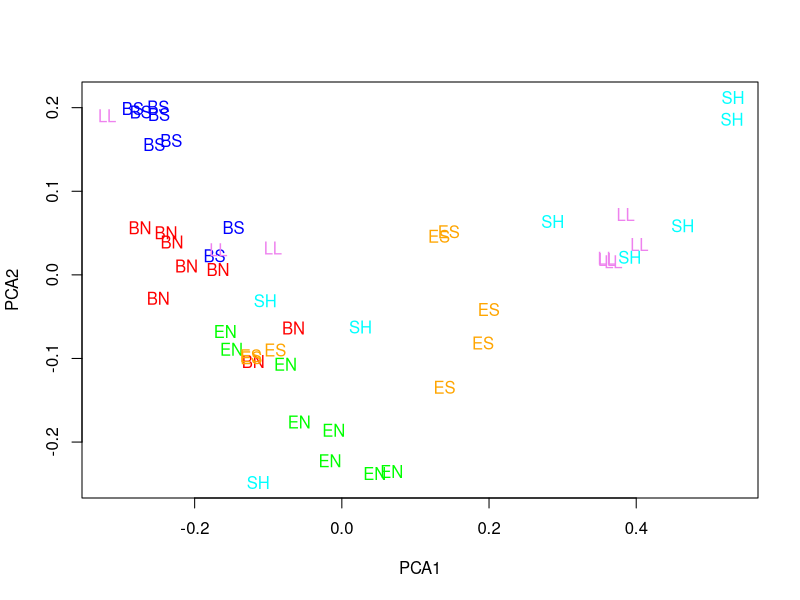
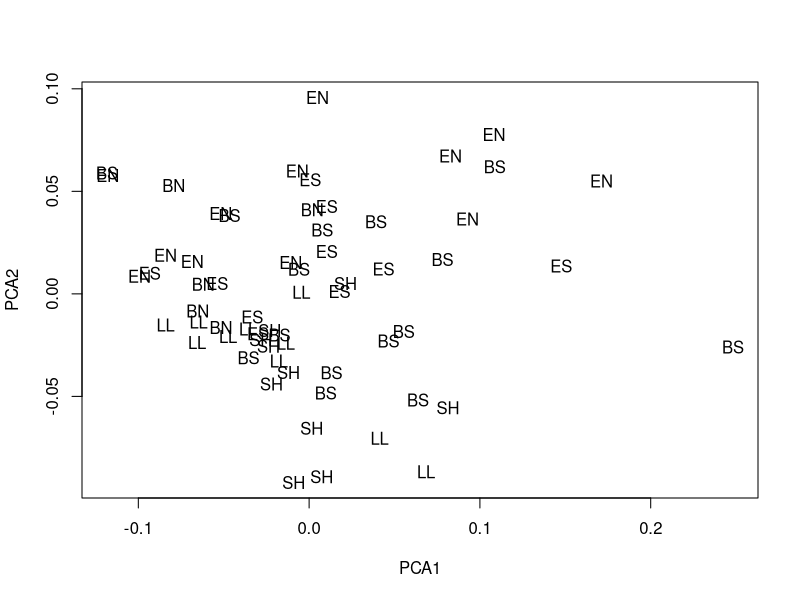
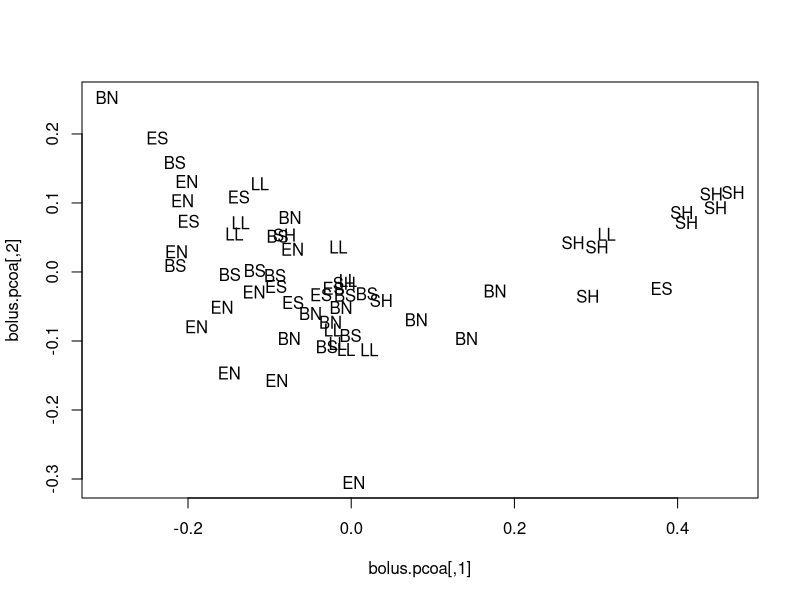

Here is the R script that generated these plots, in order: (Note: this script raises an error after producing the figures.)
#This script looks at the differences in tree swallow chick fatty acids across sites and makes comparisons to bolus fatty acids, bug FAs, and seston FAs - script looks at seasonal trends in PUFAs in the seston, in the bugs and in birds.  Also does NMDS to see if bugs, primary production, and birds all have similar FA profiles
#PTK 24 May 2014

library(vegan)

#load all fatty acid data
#load TS chick FA data
setwd('~/bugEmergenceProject')
chick.fa<-read.csv('tsFAs.csv')

#load bolus FAs
bolus.fa<-read.csv('bolusFAs.csv')

#load bug FAs
bug.fa<-read.csv('bugFAs_ug_mg.csv')

#load seston FAs
ses.fa<-read.csv('SES63_FAs.csv')

#load chick growth data
chickGrowth<-read.csv('chickGrowth_25Nov2013.csv')

#pcoa with seston data
#This looks at how the FA profiles across all sites and time points are different from each other
ses<-ses.fa[,6:52]
ses<-as.matrix(ses)

ses.dist<-vegdist(ses,method='bray')
ses.pcoa<-cmdscale(ses.dist)

plot(ses.pcoa,pch=19,cex=0,xlab='PCA1',ylab='PCA2',col=c(rep('red',8),rep('blue',8),rep('green',8),rep('orange',8),rep('violet',8),rep('cyan',8)))
text(ses.pcoa[,1],ses.pcoa[,2],ses.fa[,2],col=c(rep('red',8),rep('blue',8),rep('green',8),rep('orange',8),rep('violet',8),rep('cyan',8))) #It looks like there is strong grouping by river (ILR v UMR v Em.)

anosim(ses.dist,grouping=ses.fa[,2]) #sig. = 0.001

#Now try this with bird FA data
chickFA<-chick.fa[,as.numeric(c(17:63))]
chickFA<-as.matrix(chickFA)

chick.dist<-vegdist(chickFA,method='bray')
chick.pcoa<-cmdscale(chick.dist)

plot(chick.pcoa,cex=0,xlab='PCA1',ylab='PCA2') #No real grouping by site
text(chick.pcoa[,1],chick.pcoa[,2],chick.fa$Site_Abbrev)

summary(anosim(chick.dist,grouping=chick.fa$Site_Abbrev)) #significance = 0.001

#PCA with bolus data
bolusFA<-as.matrix(bolus.fa[,6:48])

bolus.dist<-vegdist(bolusFA)
bolus.pcoa<-cmdscale(bolus.dist)

plot(bolus.pcoa,cex=0)
text(bolus.pcoa[,1],bolus.pcoa[,2],bolus.fa$Site_Abbrev)

#Compare chick growth to fatty acids in bolus as well as in livers and seston FA concentration
#calculate averages for pufa, omega 3, epa, dha
#First, calculate average chick growth by site
chick.growth<-tapply(chickGrowth$Growth..g.d.,chickGrowth$Site_Abreviation,mean,na.rm=T)[-1] #calculate mean chick growth

#calculate average PUFA, epa, w3, and dha for bolus
avgBolus.pufa<-tapply(bolus.fa$PUFA,bolus.fa$Site_Abbrev,mean,na.rm=T)
seBolus.pufa<-tapply(bolus.fa$PUFA,bolus.fa$Site_Abbrev,std.error,na.rm=T)
avgBolus.epa<-tapply(bolus.fa$C22_5n3c,bolus.fa$Site_Abbrev,mean,na.rm=T)
seBolus.epa<-tapply(bolus.fa$C22_5n3c,bolus.fa$Site_Abbrev,std.error,na.rm=T)
avgBolus.w3<-tapply(bolus.fa$Omega3,bolus.fa$Site_Abbrev,mean,na.rm=T)
seBolus.w3<-tapply(bolus.fa$Omega3,bolus.fa$Site_Abbrev,std.error,na.rm=T)
avgBolus.dha<-tapply(bolus.fa$C22_6n3,bolus.fa$Site_Abbrev,mean,na.rm=T)
seBolus.dha<-tapply(bolus.fa$C22_6n3,bolus.fa$Site_Abbrev,std.error,na.rm=T)
plot(avgBolus.pufa,chick.growth)
summary(lm(chick.growth~avgBolus.pufa)) #r2=0.89 p=0.007

#do the same for TS chicks
avgChick.pufa<-tapply(chick.fa$PUFA,chick.fa$Site_Abbrev,mean,na.rm=T)
seChick.pufa<-tapply(chick.fa$PUFA,chick.fa$Site_Abbrev,std.error,na.rm=T)
avgChick.epa<-tapply(chick.fa$C22_5n3c,chick.fa$Site_Abbrev,mean,na.rm=T)
seChick.epa<-tapply(chick.fa$C22_5n3c,chick.fa$Site_Abbrev,std.error,na.rm=T)
avgChick.w3<-tapply(chick.fa$Omega3,chick.fa$Site_Abbrev,mean,na.rm=T)
seChick.w3<-tapply(chick.fa$Omega3,chick.fa$Site_Abbrev,std.error,na.rm=T)
avgChick.dha<-tapply(chick.fa$C22_6n3,chick.fa$Site_Abbrev,mean,na.rm=T)
seChick.dha<-tapply(chick.fa$C22_6n3,chick.fa$Site_Abbrev,std.error,na.rm=T)
plot(avgChick.pufa,chick.growth) #no relationship

#do the same for seston
avgSes.pufa<-tapply(ses.fa$PUFA,ses.fa$Site_Abbrev,mean,na.rm=T)
seSes.pufa<-tapply(ses.fa$PUFA,ses.fa$Site_Abbrev,std.error,na.rm=T)
avgSes.epa<-tapply(ses.fa$C22_5n3c,ses.fa$Site_Abbrev,mean,na.rm=T)
seSes.epa<-tapply(ses.fa$C22_5n3c,ses.fa$Site_Abbrev,std.error,na.rm=T)
avgSes.w3<-tapply(ses.fa$Omega3,ses.fa$Site_Abbrev,mean,na.rm=T)
seSes.w3<-tapply(ses.fa$Omega3,ses.fa$Site_Abbrev,std.error,na.rm=T)
avgSes.dha<-tapply(ses.fa$C22_6n3,ses.fa$Site_Abbrev,mean,na.rm=T)
seSes.dha<-tapply(ses.fa$C22_6n3,ses.fa$Site_Abbrev,std.error,na.rm=T)
plot(avgSes.pufa,chick.growth)
summary(lm(chick.growth~avgSes.pufa)) #r2=0.43 p=0.154 slope = -0.0088

#Story so far -> chick growth influenced strongly by PUFA availability, but PUFA availability in aquatic primary production or seston does not seem to be a driver of that availability in forgaing.  PUFAs in the diet moreso a function of the taxonomic composition of the prey, and the availaility of "high PUFA" taxa compared to lower PUFA taxa (i.e. mainly brachyceran diptera) - therefore fatty acid characteristics of a subsidy appear to be vitally important for tree swallow nestling growth.

#makes bar graphs of average PUFA, EPA, DHA, ALA, ARA, and LIN for seston, boli, and birds

#Barplot of comparisons among seston, bolus, and bird fatty acids
#start with PUFAs
pufa.table<-data.frame(avgSes.pufa,avgBolus.pufa,avgChick.pufa)
pufa.table<-t(pufa.table)
se.pufa.table<-data.frame(seSes.pufa,seBolus.pufa,seChick.pufa)
se.pufa.table<-t(se.pufa.table)
w3.table<-data.frame(avgSes.w3,avgBolus.w3,avgChick.w3)
w3.table<-t(w3.table)
se.w3.table<-data.frame(seSes.w3,seBolus.w3,seChick.w3)
se.w3.table<-t(se.w3.table)
epa.table<-data.frame(avgSes.epa,avgBolus.epa,avgChick.epa)
epa.table<-t(epa.table)
se.epa.table<-data.frame(seSes.epa,seBolus.epa,seChick.epa)
se.epa.table<-t(se.epa.table)
dha.table<-data.frame(avgSes.dha,avgBolus.dha,avgChick.dha)
dha.table<-t(dha.table)
se.dha.table<-data.frame(seSes.dha,seBolus.dha,seChick.dha)
se.dha.table<-t(se.dha.table)

par(mfrow=c(2,2))
table=epa.table
se.table=se.epa.table
barplot(table,beside=T,ylim=c(0,max(se.table+table)),main='EPA') 
error.bar(1.5,table[1,1],upper=se.table[1,1],lower=0)
error.bar(2.5,table[2,1],upper=se.table[2,1],lower=0)
error.bar(3.5,table[3,1],upper=se.table[3,1],lower=0)
error.bar(5.5,table[1,2],upper=se.table[1,2],lower=0)
error.bar(6.5,table[2,2],upper=se.table[2,2],lower=0)
error.bar(7.5,table[3,2],upper=se.table[3,2],lower=0)
error.bar(9.5,table[1,3],upper=se.table[1,3],lower=0)
error.bar(10.5,table[2,3],upper=se.table[2,3],lower=0)
error.bar(11.5,table[3,3],upper=se.table[3,3],lower=0)
error.bar(13.5,table[1,4],upper=se.table[1,4],lower=0)
error.bar(14.5,table[2,4],upper=se.table[2,4],lower=0)
error.bar(15.5,table[3,4],upper=se.table[3,4],lower=0)
error.bar(17.5,table[1,5],upper=se.table[1,5],lower=0)
error.bar(18.5,table[2,5],upper=se.table[2,5],lower=0)
error.bar(19.5,table[3,5],upper=se.table[3,5],lower=0)
error.bar(21.5,table[1,6],upper=se.table[1,6],lower=0)
error.bar(22.5,table[2,6],upper=se.table[2,6],lower=0)
error.bar(23.5,table[3,6],upper=se.table[3,6],lower=0)

table<-dha.table
se.table<-se.dha.table
barplot(table,beside=T,ylim=c(0,max(se.table+table)),main='DHA') 
error.bar(1.5,table[1,1],upper=se.table[1,1],lower=0)
error.bar(2.5,table[2,1],upper=se.table[2,1],lower=0)
error.bar(3.5,table[3,1],upper=se.table[3,1],lower=0)
error.bar(5.5,table[1,2],upper=se.table[1,2],lower=0)
error.bar(6.5,table[2,2],upper=se.table[2,2],lower=0)
error.bar(7.5,table[3,2],upper=se.table[3,2],lower=0)
error.bar(9.5,table[1,3],upper=se.table[1,3],lower=0)
error.bar(10.5,table[2,3],upper=se.table[2,3],lower=0)
error.bar(11.5,table[3,3],upper=se.table[3,3],lower=0)
error.bar(13.5,table[1,4],upper=se.table[1,4],lower=0)
error.bar(14.5,table[2,4],upper=se.table[2,4],lower=0)
error.bar(15.5,table[3,4],upper=se.table[3,4],lower=0)
error.bar(17.5,table[1,5],upper=se.table[1,5],lower=0)
error.bar(18.5,table[2,5],upper=se.table[2,5],lower=0)
error.bar(19.5,table[3,5],upper=se.table[3,5],lower=0)
error.bar(21.5,table[1,6],upper=se.table[1,6],lower=0)
error.bar(22.5,table[2,6],upper=se.table[2,6],lower=0)
error.bar(23.5,table[3,6],upper=se.table[3,6],lower=0)

table<-w3.table
se.table<-se.w3.table
barplot(table,beside=T,ylim=c(0,max(se.table+table)),main=expression(paste(omega,'3'))) 
error.bar(1.5,table[1,1],upper=se.table[1,1],lower=0)
error.bar(2.5,table[2,1],upper=se.table[2,1],lower=0)
error.bar(3.5,table[3,1],upper=se.table[3,1],lower=0)
error.bar(5.5,table[1,2],upper=se.table[1,2],lower=0)
error.bar(6.5,table[2,2],upper=se.table[2,2],lower=0)
error.bar(7.5,table[3,2],upper=se.table[3,2],lower=0)
error.bar(9.5,table[1,3],upper=se.table[1,3],lower=0)
error.bar(10.5,table[2,3],upper=se.table[2,3],lower=0)
error.bar(11.5,table[3,3],upper=se.table[3,3],lower=0)
error.bar(13.5,table[1,4],upper=se.table[1,4],lower=0)
error.bar(14.5,table[2,4],upper=se.table[2,4],lower=0)
error.bar(15.5,table[3,4],upper=se.table[3,4],lower=0)
error.bar(17.5,table[1,5],upper=se.table[1,5],lower=0)
error.bar(18.5,table[2,5],upper=se.table[2,5],lower=0)
error.bar(19.5,table[3,5],upper=se.table[3,5],lower=0)
error.bar(21.5,table[1,6],upper=se.table[1,6],lower=0)
error.bar(22.5,table[2,6],upper=se.table[2,6],lower=0)
error.bar(23.5,table[3,6],upper=se.table[3,6],lower=0)

barplot(pufa.table,beside=T,ylim=c(0,max(se.pufa.table+pufa.table)),main='PUFA') 
error.bar(1.5,pufa.table[1,1],upper=se.pufa.table[1,1],lower=0)
error.bar(2.5,pufa.table[2,1],upper=se.pufa.table[2,1],lower=0)
error.bar(3.5,pufa.table[3,1],upper=se.pufa.table[3,1],lower=0)
error.bar(5.5,pufa.table[1,2],upper=se.pufa.table[1,2],lower=0)
error.bar(6.5,pufa.table[2,2],upper=se.pufa.table[2,2],lower=0)
error.bar(7.5,pufa.table[3,2],upper=se.pufa.table[3,2],lower=0)
error.bar(9.5,pufa.table[1,3],upper=se.pufa.table[1,3],lower=0)
error.bar(10.5,pufa.table[2,3],upper=se.pufa.table[2,3],lower=0)
error.bar(11.5,pufa.table[3,3],upper=se.pufa.table[3,3],lower=0)
error.bar(13.5,pufa.table[1,4],upper=se.pufa.table[1,4],lower=0)
error.bar(14.5,pufa.table[2,4],upper=se.pufa.table[2,4],lower=0)
error.bar(15.5,pufa.table[3,4],upper=se.pufa.table[3,4],lower=0)
error.bar(17.5,pufa.table[1,5],upper=se.pufa.table[1,5],lower=0)
error.bar(18.5,pufa.table[2,5],upper=se.pufa.table[2,5],lower=0)
error.bar(19.5,pufa.table[3,5],upper=se.pufa.table[3,5],lower=0)
error.bar(21.5,pufa.table[1,6],upper=se.pufa.table[1,6],lower=0)
error.bar(22.5,pufa.table[2,6],upper=se.pufa.table[2,6],lower=0)
error.bar(23.5,pufa.table[3,6],upper=se.pufa.table[3,6],lower=0)


#load water quality data to compare primary production to FA availability in chicks/bolus/bugs, but with bugs do multiple regression with taxa and time as variables
#load water quality data
wq<-read.csv('SPPPWQ.csv')
wq$Date<-sub('/14','/10',wq$Date)

chl<-c() #add water chemistry data to bug.fa dat to look at influence of limnological conditions on fatty acids
tpk<-c()
tnk<-c()
tss<-c()
vss<-c()
for(i in 1:nrow(bug.fa)){
	samplei=bug.fa[i,]
	wqi=wq[wq$Site_Abrreviation==samplei$Site_Abbrev,]
	wqi=wqi[!is.na(wqi$tpk),]
	x=wqi[which(min(abs(as.Date(samplei$Collection_date,'%m/%d/%y')-as.Date(wqi$Date,'%m/%d/%y')))==abs(as.Date(samplei$Collection_date,'%m/%d/%y')-as.Date(wqi$Date,'%m/%d/%y'))),]
	chl[i]=wqi$chlorophyll
	tpk[i]=wqi$tpk
	tnk[i]=wqi$tnk
	tss[i]=wqi$tss
	vss[i]=wqi$vss
}
bug.fa$chl=chl
bug.fa$TP=tpk
bug.fa$TN=tnk
bug.fa$tss=tss
bug.fa$vss=vss

plot(bug.fa$chl,bug.fa$PUFA)
summary(lm(bug.fa$PUFA~bug.fa$chl)) #r2=0.06 p=0.003 slope=-0.08
summary(lm(bug.fa$PUFA~bug.fa$chl+as.factor(bug.fa$Family))) #r2=0.39 p=0.0000007


